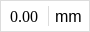
<?xml version="1.0" encoding="UTF-8"?>
<ui version="4.0">
 <class>UnitDoubleSpinBox</class>
 <widget class="QWidget" name="UnitDoubleSpinBox">
  <property name="geometry">
   <rect>
    <x>0</x>
    <y>0</y>
    <width>90</width>
    <height>32</height>
   </rect>
  </property>
  <property name="minimumSize">
   <size>
    <width>90</width>
    <height>0</height>
   </size>
  </property>
  <property name="maximumSize">
   <size>
    <width>90</width>
    <height>16777215</height>
   </size>
  </property>
  <property name="windowTitle">
   <string>Form</string>
  </property>
  <property name="styleSheet">
   <string notr="true"/>
  </property>
  <layout class="QGridLayout" name="gridLayout">
   <property name="leftMargin">
    <number>0</number>
   </property>
   <property name="topMargin">
    <number>0</number>
   </property>
   <property name="rightMargin">
    <number>0</number>
   </property>
   <property name="bottomMargin">
    <number>0</number>
   </property>
   <item row="0" column="0">
    <widget class="QWidget" name="widget_3" native="true">
     <property name="styleSheet">
      <string notr="true">QWidget#widget_3{background-color:white; border:1px solid rgb(220,220,220);}
QLineEdit{background-color:white; border:0px solid rgb(115,143,251);}
QDoubleSpinBox{background-color:white; border:0px solid rgb(115,143,251);}
</string>
     </property>
     <layout class="QHBoxLayout" name="horizontalLayout">
      <property name="spacing">
       <number>0</number>
      </property>
      <property name="leftMargin">
       <number>1</number>
      </property>
      <property name="topMargin">
       <number>1</number>
      </property>
      <property name="rightMargin">
       <number>1</number>
      </property>
      <property name="bottomMargin">
       <number>1</number>
      </property>
      <item>
       <widget class="QDoubleSpinBox" name="spb_TargetValue">
        <property name="sizePolicy">
         <sizepolicy hsizetype="Minimum" vsizetype="Preferred">
          <horstretch>0</horstretch>
          <verstretch>0</verstretch>
         </sizepolicy>
        </property>
        <property name="minimumSize">
         <size>
          <width>0</width>
          <height>0</height>
         </size>
        </property>
        <property name="maximumSize">
         <size>
          <width>16777215</width>
          <height>16777215</height>
         </size>
        </property>
        <property name="font">
         <font>
          <family>Times New Roman</family>
          <pointsize>12</pointsize>
         </font>
        </property>
        <property name="styleSheet">
         <string notr="true"/>
        </property>
        <property name="alignment">
         <set>Qt::AlignCenter</set>
        </property>
        <property name="readOnly">
         <bool>true</bool>
        </property>
        <property name="buttonSymbols">
         <enum>QAbstractSpinBox::NoButtons</enum>
        </property>
       </widget>
      </item>
      <item>
       <widget class="QWidget" name="widget_2" native="true">
        <property name="maximumSize">
         <size>
          <width>1</width>
          <height>16777215</height>
         </size>
        </property>
        <layout class="QVBoxLayout" name="verticalLayout_4" stretch="1,6,1">
         <property name="spacing">
          <number>0</number>
         </property>
         <property name="leftMargin">
          <number>0</number>
         </property>
         <property name="topMargin">
          <number>0</number>
         </property>
         <property name="rightMargin">
          <number>0</number>
         </property>
         <property name="bottomMargin">
          <number>0</number>
         </property>
         <item>
          <widget class="QLabel" name="label_10">
           <property name="minimumSize">
            <size>
             <width>3</width>
             <height>0</height>
            </size>
           </property>
           <property name="maximumSize">
            <size>
             <width>16777215</width>
             <height>5</height>
            </size>
           </property>
           <property name="styleSheet">
            <string notr="true">background-color:rgb(255,255,255);</string>
           </property>
           <property name="text">
            <string/>
           </property>
          </widget>
         </item>
         <item>
          <widget class="QLabel" name="label_11">
           <property name="minimumSize">
            <size>
             <width>0</width>
             <height>20</height>
            </size>
           </property>
           <property name="maximumSize">
            <size>
             <width>16777215</width>
             <height>16777215</height>
            </size>
           </property>
           <property name="styleSheet">
            <string notr="true">background-color:rgb(220,220,220);
border-radius:1px;
</string>
           </property>
           <property name="text">
            <string/>
           </property>
          </widget>
         </item>
         <item>
          <widget class="QLabel" name="label_12">
           <property name="minimumSize">
            <size>
             <width>3</width>
             <height>0</height>
            </size>
           </property>
           <property name="maximumSize">
            <size>
             <width>16777215</width>
             <height>5</height>
            </size>
           </property>
           <property name="styleSheet">
            <string notr="true">background-color:rgb(255,255,255);</string>
           </property>
           <property name="text">
            <string/>
           </property>
          </widget>
         </item>
        </layout>
       </widget>
      </item>
      <item>
       <widget class="QLineEdit" name="lineEdit">
        <property name="sizePolicy">
         <sizepolicy hsizetype="Expanding" vsizetype="Preferred">
          <horstretch>0</horstretch>
          <verstretch>0</verstretch>
         </sizepolicy>
        </property>
        <property name="maximumSize">
         <size>
          <width>40</width>
          <height>16777215</height>
         </size>
        </property>
        <property name="font">
         <font>
          <family>Arial</family>
          <pointsize>12</pointsize>
         </font>
        </property>
        <property name="styleSheet">
         <string notr="true"/>
        </property>
        <property name="text">
         <string>mm</string>
        </property>
        <property name="alignment">
         <set>Qt::AlignCenter</set>
        </property>
        <property name="readOnly">
         <bool>true</bool>
        </property>
       </widget>
      </item>
     </layout>
    </widget>
   </item>
  </layout>
 </widget>
 <resources/>
 <connections/>
</ui>
